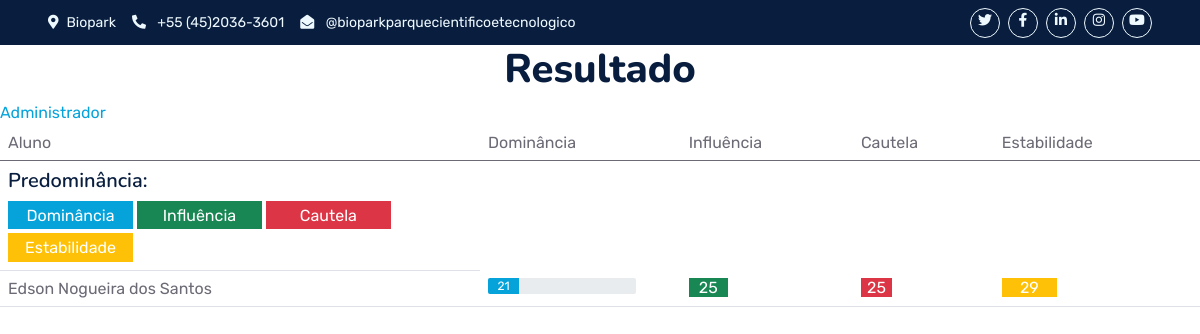
Before: /resultado/ (signed in) with the older database file.
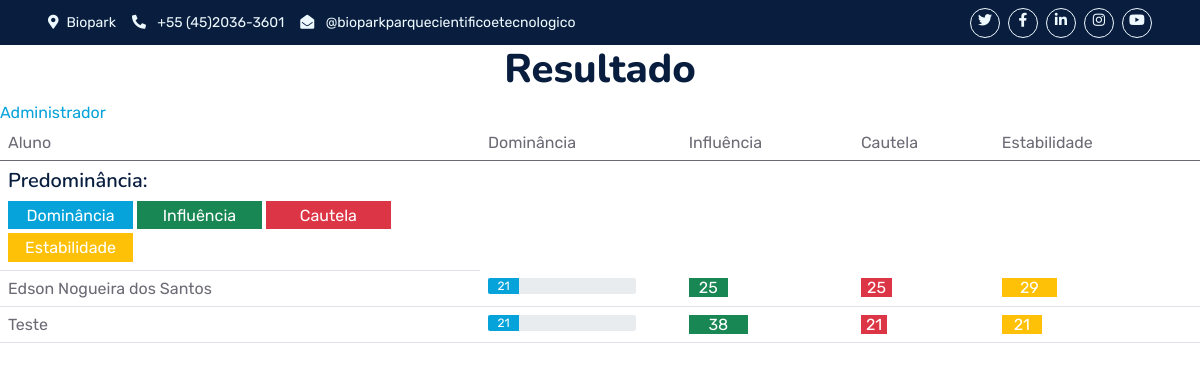
After: the same page with the newer database file.
### projeto5_website/models.py (models this page shows, shortened)
class Resultado(models.Model):
  aluno = models.ForeignKey(Aluno, on_delete=models.CASCADE)
  data_ini = models.DateTimeField()
  data_fim = models.DateTimeField()
  influencia = models.FloatField()
  dominancia = models.FloatField()
  cautela = models.FloatField()
  estabilidade = models.FloatField()
  resultado_final = models.CharField(max_length=50)

class Aluno(models.Model):
  nome = models.CharField(max_length=30)
  ra = models.IntegerField(unique=True, blank=False)
  email = models.EmailField(max_length=254, blank=False)

### projeto5_website/views.py (the view)
# urls.py: path('resultado/', views.resultado, name='resultado')
@login_required(login_url='/login/')
def resultado(request):
  if request.method == 'POST':
        busca = request.POST['buscaAluno']
        if not busca:
            alunos = Aluno.objects.all()
            return render(request, "projeto5_website/resultado.html",
                          {"resultados": Resultado.objects.all(),
                           "navbar_resultados": "active"})
        else:
            alunos = Aluno.objects.all()
            return render(request, "projeto5_website/resultado.html",
                          {"resultados": Resultado.objects.all(),
                           "navbar_resultados": "active"})
  else:
      alunos = Aluno.objects.all()
  return render(request, "projeto5_website/resultado.html",
                {"resultados": Resultado.objects.all(),
                  "navbar_resultados" : "active"})

### projeto5/templates/projeto5_website/resultado.html (shortened to what this page needs)
{% extends "projeto5_website/base.html" %}
{% block content %}
<div id="div-teste">
  <h1 align="center">Resultado</h1>
</div>
<a href="http://127.0.0.1:8000/admin">Administrador</a>
  <table class="table" id="table" >
    <thead>
      <tr class="tabela">
        <td>Aluno</td>
        <td>Dominância</td>
        <td>Influência</td>
        <td>Cautela</td>
        <td>Estabilidade</td>
      </tr>
    </thead>
    <tbody>
      <td width="40%">
        <h5 style="display: inline-block">Predominância:</h5>
        <div>
          <label class="progress-bar " style="display: inline-block; width: 125px; padding: 1%" id="dominancia" name="dominancia"> Dominância </label>
          <label class="progress-bar bg-success" style="display: inline-block; width: 125px; padding: 1%" id="influencia" name="influencia"> Influência </label>
          <label class="progress-bar bg-danger progress-bar-stripped" style="display: inline-block; width: 125px; padding: 1%" id="cautela" name="cautela"> Cautela </label>
          <label class="progress-bar bg-warning progress-bar-stx'ripped" style="display: inline-block; width: 125px; padding: 1%" id="estabilidade" name="estabilidade"> Estabilidade </label>
        </div>
      </td>
      {% for resultado in resultados %}
        <tr>
          <td >{{resultado.aluno.nome}}</td>
          <td>
            <div class="progress" style="max-width: 80%">
              <div title="Dominância" class="progress-bar" style="width: {% widthratio resultado.dominancia 1 100 %}%">
                  {% widthratio resultado.dominancia 1 100 %}
              </div>
          </td>
          <td>
            <div title="Influencia" class="progress-bar bg-success" style="width: {% widthratio resultado.influencia 1 100 %}%">
                {% widthratio resultado.influencia 1 100 %}
            </div>
          </td>
          <td>
            <div title="Cautela" class="progress-bar bg-danger" style="width: {% widthratio resultado.cautela 1 100 %}%">
                {% widthratio resultado.cautela 1 100 %}
            </div>
          </td>
          <td>
            <div title="Estabilidade" class="progress-bar bg-warning" style="width: {% widthratio resultado.estabilidade 1 100 %}%">
                {% widthratio resultado.estabilidade 1 100 %}
            </div>
          </td>
        </tr>
      {% endfor %}
      </tbody>
  </table>
{% endblock %}

Changed rows visible on the page:
added Resultado: aluno.nome "Teste", dominancia "21", influencia "38", cautela "21", estabilidade "21"
